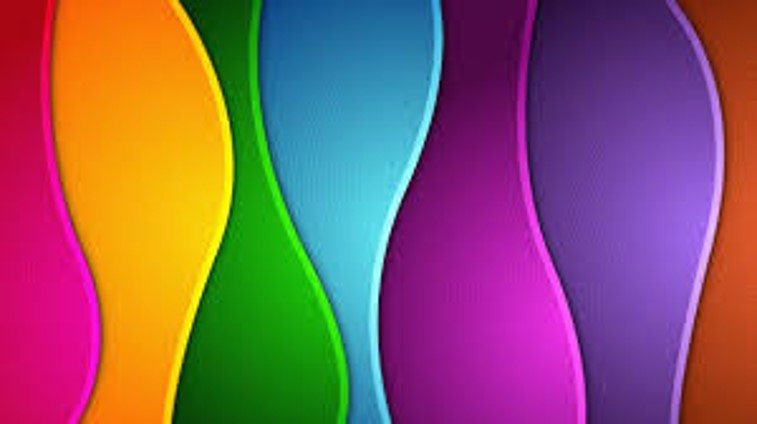
#> input picture docs/modulos/01-imagens-e-matrizes/img/cores.jpg, 757 x 424 px, found by its file name
$ jupyter execute atividade2.ipynb
#> lines starting #> are read from the running program, lines starting #| are printed output that depends on the picture; after the words box and inside, x2 and y2 are one past the last pixel; in counts of white or black regions, pixels touching at a corner belong together
Antes de começar, vamos abrir a imagem que será utilizada para a atividade.

Para este exercicio, vamos segmentar a cor roxa. Para isso, vamos utilizar o espaço de cores HSV.

[cell 1]
import cv2
import matplotlib.pyplot as plt
import numpy as np

[cell 2]
bgr = cv2.imread("img/cores.jpg", cv2.IMREAD_COLOR)
#> bgr is the input picture: shape (424, 757, 3); mean B, G, R 98.6, 89.1, 135.2
rgb = cv2.cvtColor(bgr, cv2.COLOR_BGR2RGB)

# Faz a conversão para o espaço HSV
hsv = cv2.cvtColor(bgr, cv2.COLOR_BGR2HSV)
#> hsv: shape (424, 757, 3); mean H, S, V 97.4, 207.9, 176.9

# Segmenta apenas a cor violeta
menor = (260//2, 50, 50)
maior = (280//2, 255, 255)
mask_violeta = cv2.inRange(hsv, menor, maior)
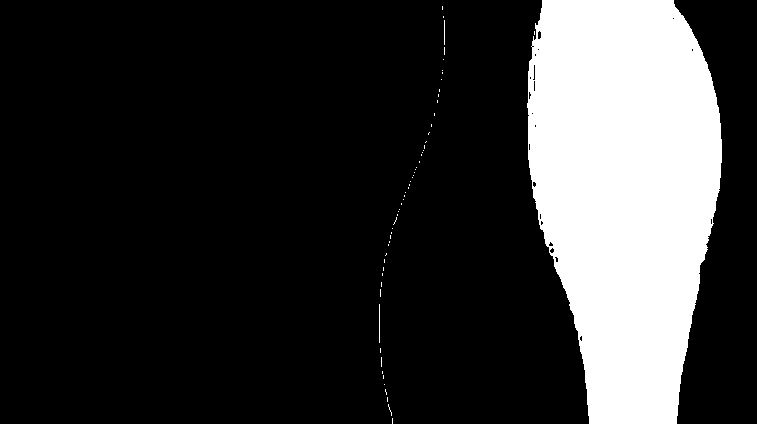
#> mask_violeta: shape (424, 757); 20% white; 59 white regions (56 under 20 px), largest, box (x1, y1, x2, y2) and area: (527, 0, 722, 424) 64060, (379, 304, 380, 343) 39, (444, 20, 445, 45) 25

plt.figure(figsize=(24, 8))
plt.subplot(121)
plt.axis('off')
plt.imshow(rgb)

plt.subplot(122)
plt.axis('off')
plt.imshow(mask_violeta, cmap="gray", vmin=0, vmax=255)
plt.show()
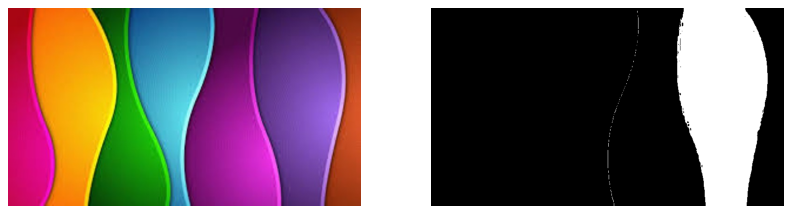
#> figure drawn by matplotlib, 2 panels

# Operações morfológicas

Podemos reparar dos exemplos anteriores que muitas vezes as máscaras obtidas aparecem com *buracos* e/ou *ilhas*, de forma que:
- **Buracos** são pequenos segmentos de pixels pretos dentro de regiões de pixels brancos
- **Ilhas** são pequenos segmentos de pixels brancos dentro de regiões de pixels pretos.

Em geral, buracos e ilhas são regiões onde houve falha na segmentação da imagem. Para tratar imagfens com esses problemas,
a área de processamento de imagens usa um conjunto de técnicas conhecidas como *Morfologia Matemática*. Elas surgiram no problema de análise da estrutira de cristais, mas obtiveram muito sucesso na área de processamento de imagens.

As operações de morfologia matemática se baseima na ideia de um *elemento estruturante* ou *kernel*, que podemos pensar em uma pequena janela quadrada, com as dimensões de poucos pixels, que vasculham a imagem realizando uma de duas operações básicas:

1. **Erosão:**  ao encontrar um pixel preto dentro da janela, todos os pixels que estão dentro dessa janela ficam pretos

https://homepages.inf.ed.ac.uk/rbf/HIPR2/erode.htm (exemplo com elemento estruturante 3x3)

2. **Dilatação**: ao encontrar um pixel branco dentro da janela, todos os pixels que estão dentro dessa janela ficam brancos

https://homepages.inf.ed.ac.uk/rbf/HIPR2/dilate.htm (exemplo com elemento estruturante 3x3)

A partir dessas duas operações, diversas outras são possíveis. Dessas, operações que encontram bastante utilidade prática em processamento de imagens é a de *abertura* e *fechamento*.

**DICA:** Mais informações estão disponíveis no tutorial do OpenCV: https://docs.opencv.org/4.x/d9/d61/tutorial_py_morphological_ops.html

### Abertura
Na operação de abertura são realizadas as operações de erosão e depois de dilatação. A ideia é eliminar pequenas ilhas, que seriam eliminadas na erosão, e depois restaurar as dimensões dos agrupamentos brancos restantes. Vamos ver um exemplo de uso da abertura na máscara em que identificamos os trechos de cor violeta

Nos exemplos abaixo vamos utilizar um elemento estrutural no formato de um quadro 3x3, enquanto exploramos os efeitos, pense no que aconteceria se utilizássemos um elemento estruturante maior, como um quadro 5x5 ou 100x100. Ou ainda, o que aconteceria se utilizássemos um elemento estruturante com um formato diferente, como um círculo?

[cell 3]
# Cria uma janela 3x3 como elemento estruturante este elemente tem a forma de um quadrado
elemento_estrut = np.ones([3,3])

# realiza a abertura
mask_violeta_abertura = cv2.morphologyEx(mask_violeta, cv2.MORPH_OPEN, elemento_estrut)
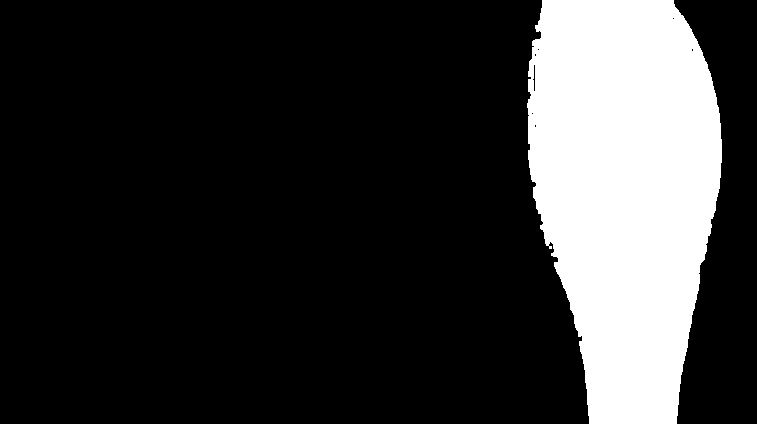
#> mask_violeta_abertura: shape (424, 757); 19.9% white; 1 white region, box (x1, y1, x2, y2) and area: (527, 0, 722, 424) 63941

plt.figure(figsize=(24, 8))
plt.subplot(121)
plt.axis('off')
plt.title("Antes da abertura")
plt.imshow(mask_violeta, cmap="gray", vmin=0, vmax=255)

plt.subplot(122)
plt.axis('off')
plt.title("Após a abertura")
plt.imshow(mask_violeta_abertura, cmap="gray", vmin=0, vmax=255)
plt.show()
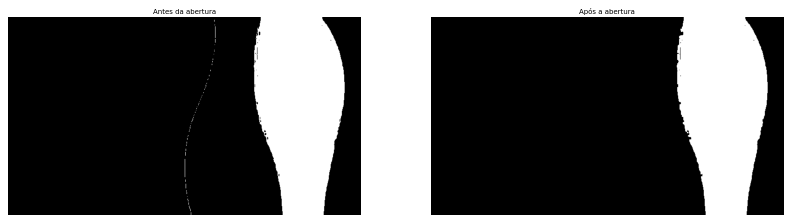
#> figure drawn by matplotlib, 2 panels

### Fechamento
Na operação de fechamento são realizadas as operações de dilatação e depois de erosão. A ideia é fechar pequenos buracos, que seriam eliminadas na silatação, e depois restaurar as dimensões dos agrupamentos restantes. Vamos ver um exemplo de uso do fechamento na máscara em que identificamos os trechos de cor violeta

[cell 4]
# Cria uma janela 3x3 como elemento estruturante
elemento_estrut = np.ones([3,3])

# realiza a abertura
mask_violeta_fechamento = cv2.morphologyEx(mask_violeta, cv2.MORPH_CLOSE, elemento_estrut)
#> mask_violeta_fechamento: shape (424, 757); 20.1% white; 56 white regions (53 under 20 px), largest, box (x1, y1, x2, y2) and area: (527, 0, 722, 424) 64204, (379, 304, 380, 343) 39, (444, 20, 445, 55) 35

plt.figure(figsize=(24, 8))
plt.subplot(121)
plt.axis('off')
plt.title("Antes do fechamento")
plt.imshow(mask_violeta, cmap="gray", vmin=0, vmax=255)

plt.subplot(122)
plt.axis('off')
plt.title("Após o fechamento")
plt.imshow(mask_violeta_fechamento, cmap="gray", vmin=0, vmax=255)
plt.show()

$ run again, with docs/modulos/01-imagens-e-matrizes/img/cena_canto_sala.jpg copied over docs/modulos/01-imagens-e-matrizes/img/cores.jpg
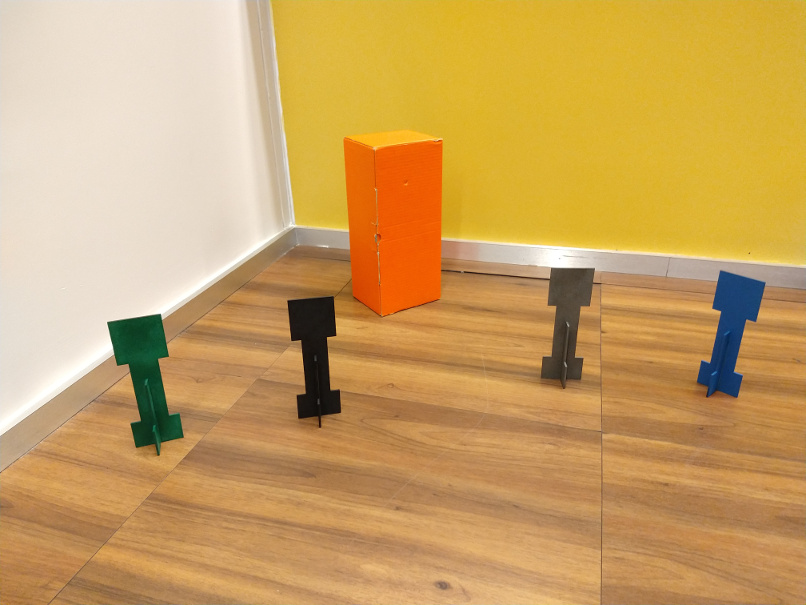
#> input picture docs/modulos/01-imagens-e-matrizes/img/cena_canto_sala.jpg, 806 x 605 px, found by its file name
#> bgr is the input picture: shape (605, 806, 3); mean B, G, R 98.1, 162.1, 202.5
#> hsv: shape (605, 806, 3); mean H, S, V 19, 134.8, 203.7
#> `mask_violeta = cv2.inRange(hsv, menor, maior)`:
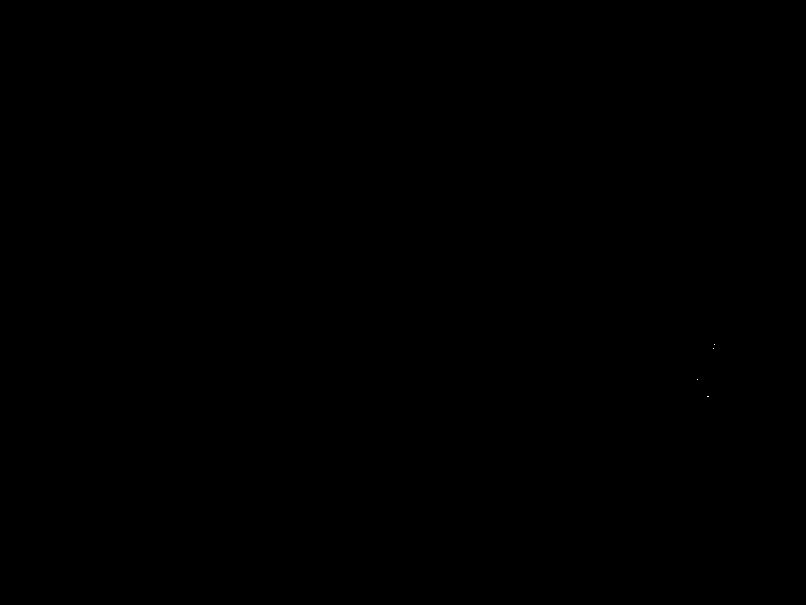
#> mask_violeta: shape (605, 806); 0% white in thin lines or dots, all inside (x1, y1, x2, y2) = (697, 344, 715, 397)
#> mask_violeta_abertura: shape (605, 806); every value is 0
#> `plt.show()`:
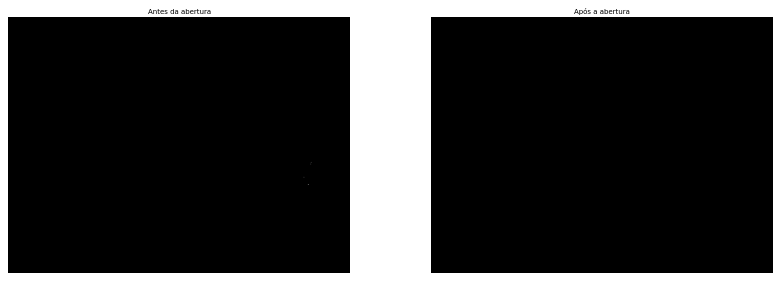
#> figure drawn by matplotlib, 2 panels
